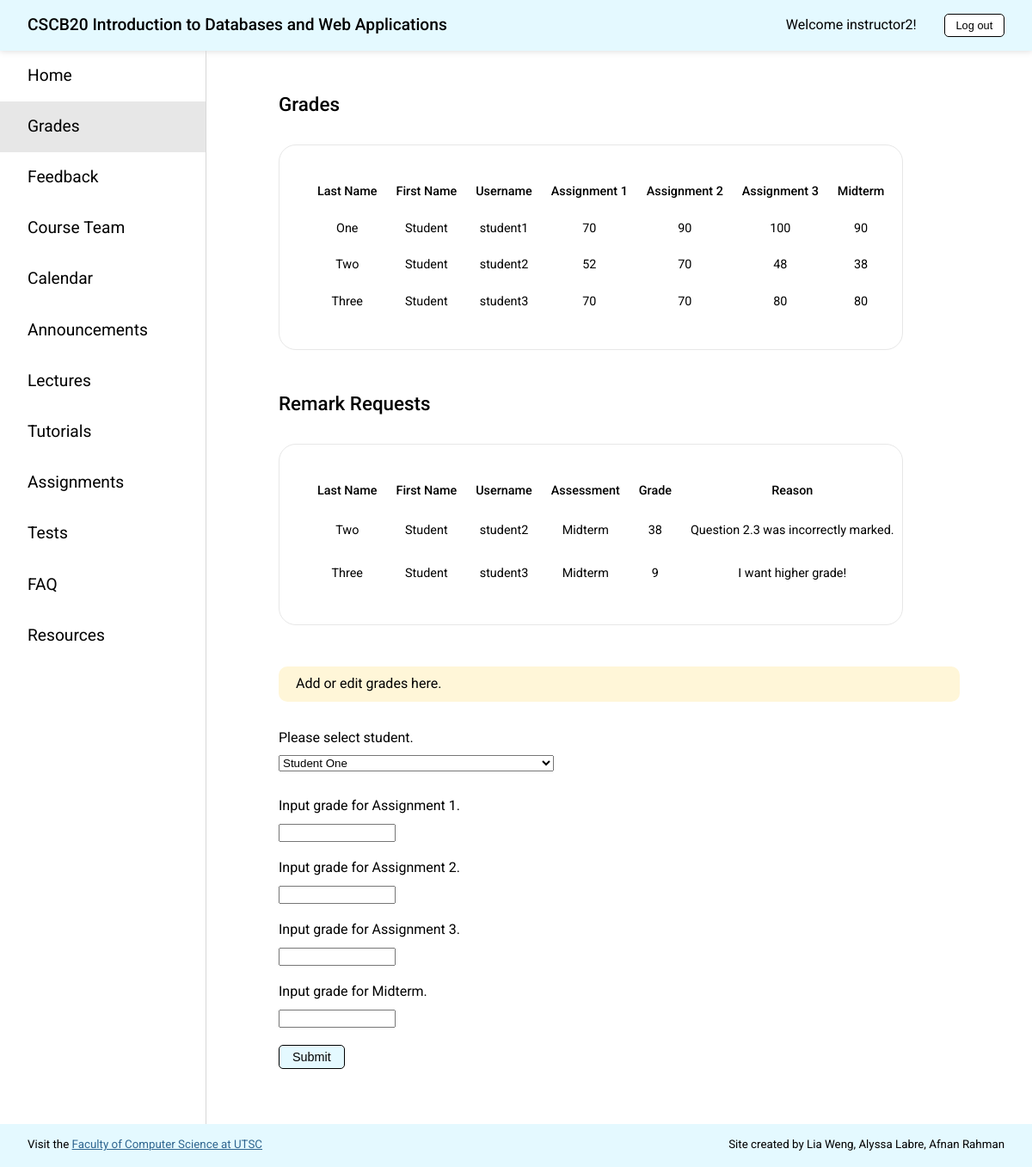
/grades (signed in), run on the app's committed database.
### app.py (models this page shows, shortened)
class Student(db.Model):
    __tablename__ = 'Student'
    id = db.Column(db.Integer, primary_key=True)
    username = db.Column(db.String(20), unique=True, nullable=False)
    password = db.Column(db.String(20), nullable=False)
    first_name = db.Column(db.String(40), nullable=False)
    last_name = db.Column(db.String(40), nullable=False)
    a1 = db.Column(db.Integer)
    a2 = db.Column(db.Integer)
    a3 = db.Column(db.Integer)
    midterm = db.Column(db.Integer)
    remark = db.relationship('Remark', backref='student', lazy=True)

class Remark(db.Model):
    __tablename__ = 'Remark'
    id = db.Column(db.Integer, primary_key=True)
    student_username = db.Column(db.String(20), db.ForeignKey(
        'Student.username'), nullable=False)
    student_first_name = db.Column(db.String(40), nullable=False)
    student_last_name = db.Column(db.String(40), nullable=False)
    item = db.Column(db.String(20), nullable=False)
    grade = db.Column(db.Integer)
    reason = db.Column(db.String(1000), nullable=False)

### app.py (the view)
@app.route('/grades', methods=['GET', 'POST'])
def grades():
    check_authorization()
    remarks = get_remarks()
    students = get_allstudents()
    if request.method == 'GET':
        if session['type'] == 'student':
            student = get_student(session['user'])
            return render_template('grades_s.html', page='grades', student=student)
        else:
            return render_template('grades_i.html', page='grades', remarks=remarks, students=students)
    else:
        return add_grades(request.form["student"], request.form["a1"], request.form["a2"], request.form["a3"], request.form["midterm"], students=students)

### app.py (called while the page is built)
def check_authorization():
    if "user" not in session:
        abort(403, "Please sign in to access this page.")

def get_allstudents():
    return Student.query.all()

def get_remarks():
    return Remark.query.all()

### templates/grades_i.html (shortened to what this page needs)
<!DOCTYPE html>
<html lang="en">
<head>
  <link rel="stylesheet" href="{{ url_for('static', filename='styles.css') }}">
</head>
<body>
  {% extends "template.html" %}
  {% block content %}
  <div class="content">
    <h1 class="page-title">Grades</h1>
    <div class="table-container-grades">
      <table>
        <tr>
          <th>Last Name</th>
          <th>First Name</th>
          <th>Username</th>
          <th>Assignment 1</th>
          <th>Assignment 2</th>
          <th>Assignment 3</th>
          <th>Midterm</th>
        </tr>
        {% for student in students %}
        <tr>
          <td>{{student.last_name}}</td>
          <td>{{student.first_name}}</td>
          <td>{{student.username}}</td>
          <td>{{student.a1}}</td>
          <td>{{student.a2}}</td>
          <td>{{student.a3}}</td>
          <td>{{student.midterm}}</td>
        </tr>
        {% endfor%}
      </table>
    </div>
    <h1 class="page-title">Remark Requests</h1>
    <div class="table-container-grades">
      <table>
        <tr>
          <th>Last Name</th>
          <th>First Name</th>
          <th>Username</th>
          <th>Assessment</th>
          <th>Grade</th>
          <th>Reason</th>
        </tr>
        {% for remark in remarks %}
        <tr>
          <td>{{remark.student_last_name}}</td>
          <td>{{remark.student_first_name}}</td>
          <td>{{remark.student_username}}</td>
          <td>{{remark.item}}</td>
          <td>{{remark.grade}}</td>
          <td>{{remark.reason}}</td>
        </tr>
        {% endfor %}
      </table>
    </div>
    <p class="message">Add or edit grades here.</p>
    <form class="addgrades-form" action="http://127.0.0.1:5000/grades" method="post">
      <label for="student">Please select student.</label>
      <select name="student">
        {% for student in students %}
        <option value={{student.username}}>{{student.first_name}} {{student.last_name}}</option>
        {% endfor %}
      </select>
      <div class="grade-input">
        <label for="a1">Input grade for Assignment 1.</label>
        <input id="a1" name="a1" type="text" required>
      </div>
      <div class="grade-input">
        <label for="a2">Input grade for Assignment 2.</label>
        <input id="a2" name="a2" type="text" required>
      </div>
      <div class="grade-input">
        <label for="a3">Input grade for Assignment 3.</label>
        <input id="a3" name="a3" type="text" required>
      </div>
      <div class="grade-input">
        <label for="midterm">Input grade for Midterm.</label>
        <input id="midterm" name="midterm" type="text" required>
      </div>
      <div>
        <button type="submit">Submit</button>
      </div>
    </form>
  </div>
  {% endblock %}

### static/styles.css (style rules this page uses)
@media screen and (min-width: 770px) { html { font-size: 16px; } }
body { box-sizing: border-box; margin: 0; padding: 0; font-family: "Roboto", sans-serif; line-height: 130%; }
p { margin: 0; }
h1 { font-size: 1.4rem; font-weight: 400; line-height: 130%; margin: 0; }
button { background-color: #e4f9ff; border: 1px solid black; padding: 5px 15px; border-radius: 5px; font-size: 0.9rem; }
select { margin: 10px 0 30px 0; width: 20rem; }
.page-title { margin: 1rem 20px 2rem 20px; font-weight: 500; }
.message { background-color: #fff6d8; padding: 10px 20px; border-radius: 10px; margin: 0 20px; }
.content { min-height: 80vh; }
@media screen and (min-width: 770px) { .content { padding: 2rem 4rem; } }
@media screen and (min-width: 551px) { .table-container-grades { overflow-x: auto; margin: 2rem 20px 3rem 20px; padding: 2rem; border: 1px solid #e7e7e7; border-radius: 20px; } }
@media screen and (min-width: 551px) { .table-container-grades table { width: max-content; text-align: center; table-layout: fixed; font-size: 0.9rem; } }
@media screen and (min-width: 1024px) { .table-container-grades { width: 55vw; } }
th { font-weight: 500; padding: 10px; }
td { padding: 10px; }
.addgrades-form { margin: 2rem 20px; display: flex; flex-direction: column; }
.grade-input { display: flex; flex-direction: column; margin-bottom: 20px; }
.grade-input input { margin-top: 10px; width: 8rem; }

### data on the page
Student: last_name "One", first_name "Student", username "student1", a1 "70", a2 "90", a3 "100", midterm "90"
Student: last_name "Two", first_name "Student", username "student2", a1 "52", a2 "70", a3 "48", midterm "38"
Student: last_name "Three", first_name "Student", username "student3", a1 "70", a2 "70", a3 "80", midterm "80"
Remark: student_last_name "Two", student_first_name "Student", student_username "student2", item "Midterm", grade "38", reason "Question 2.3 was incorrectly marked."
Remark: student_last_name "Three", student_first_name "Student", student_username "student3", item "Midterm", grade "9", reason "I want higher grade!"

### other printed values
{{ session['user'] }} "instructor2"
form field student "Student One"
